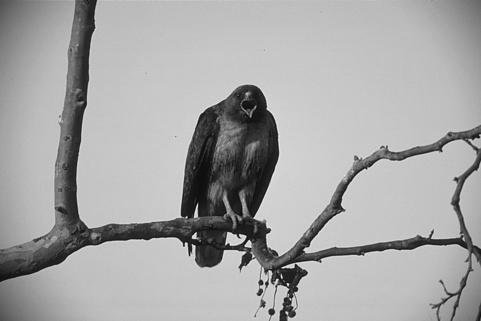
%> input picture Segundo Estrato/Processamento Digital de Imagens/atv07/42049.jpg, 481 x 321 px
$ octave atv07_02.m   (GNU Octave 9; MATLAB toolbox functions it lacks are replaced by stand-ins)
%> lines starting %> are read from the running program, lines starting %| are printed output that depends on the picture
%% IF69D - Processamento Digital de Imagens
%   Tarefa 07 - Exerc韈io 02
%   Autor: Eduardo Vanderlei dos Santos Junior
%   Data: 15/04/2021

%mantra
clear all, close all, clc


g = imread('42049.jpg');
%> g is the input picture: size 321x481 uint8; min 0, max 249, mean 166.1
g = im2double(g);
%> g: size 321x481 double
Sh = fspecial('sobel');
gS1 = imfilter(g,Sh,'replicate');
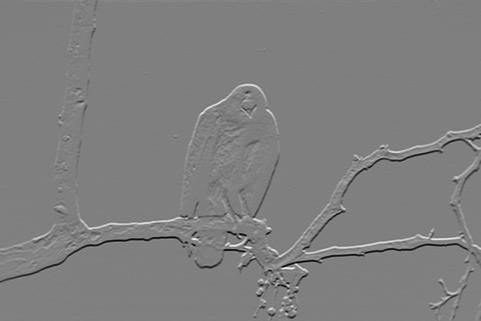
%> gS1: size 321x481 double; min -3.23, max 3.22, mean -0.000124; drawn with min black and max white
gS2 = imfilter(g,Sh,'replicate', 'conv');
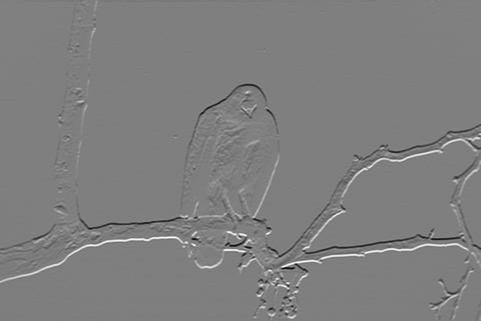
%> gS2: size 321x481 double; min -3.22, max 3.23, mean 0.000124; drawn with min black and max white

% Normaliza, pois existem
% valores negativos
gS1 = mat2gray(gS1);
gS2 = mat2gray(gS2);

% Display
figure, imshow(g)
figure, subplot(1,2,1), imshow(gS1),
title('Com conv')
subplot(1,2,2), imshow(gS2)
title('Sem conv')

%
%Nao, pois ele detecta as bordas com base na variacao
%de intensidade horizontal e vertical
